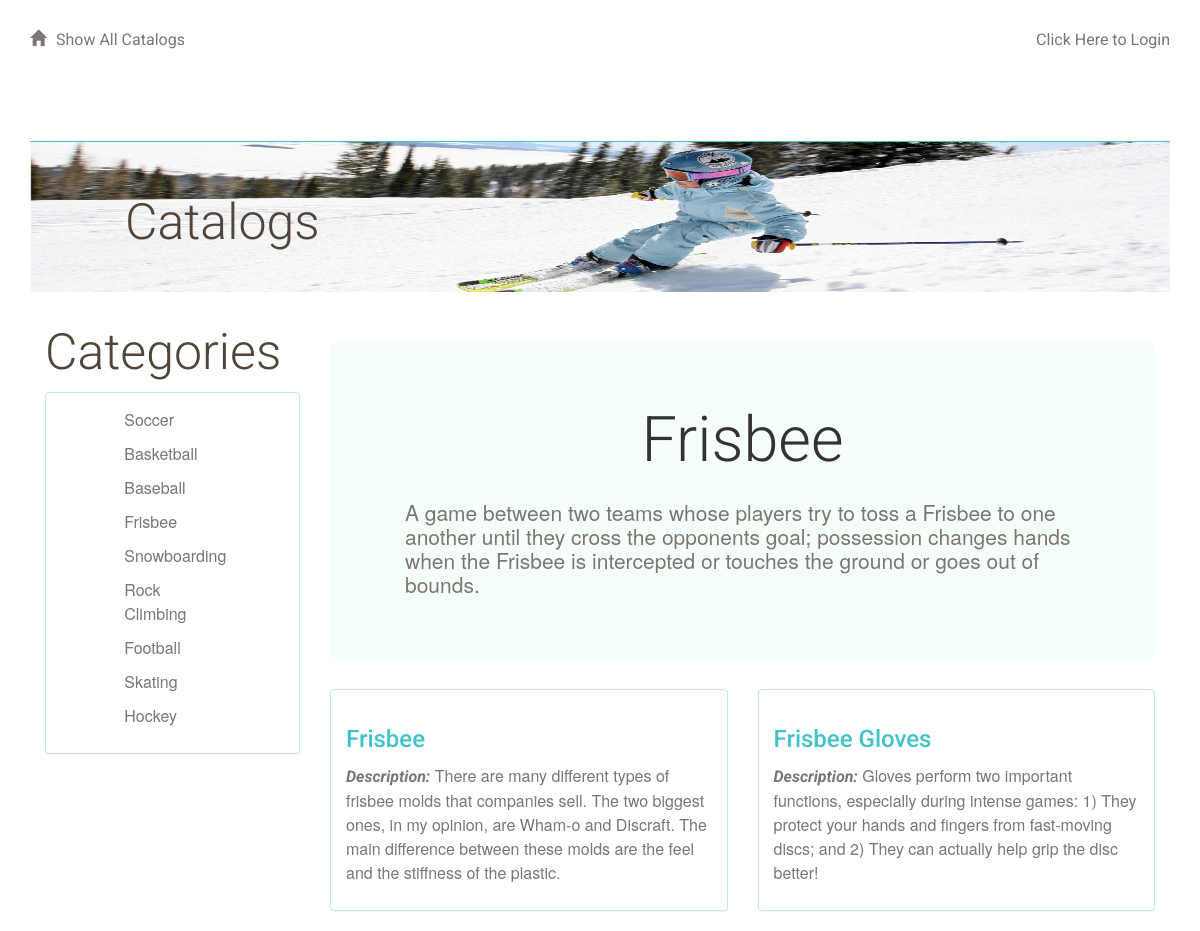
The page /catalog/4 on the database its author committed.
### database_setup.py (models this page shows, shortened)
class Catalog(Base):
    __tablename__ = 'catalog'
    id = Column(Integer, primary_key=True)
    name = Column(String(250), nullable=False)
    user_id = Column(Integer, ForeignKey('user.id'))
    user = relationship(User, cascade="delete")
    description = Column(String(250))

class CatalogItem(Base):
    __tablename__ = 'catalog_item'
    name = Column(String(80), nullable=False)
    id = Column(Integer, primary_key=True)
    description = Column(String(250))
    catalog_id = Column(Integer, ForeignKey('catalog.id'))
    catalog = relationship(Catalog, cascade="delete")
    user_id = Column(Integer, ForeignKey('user.id'))
    user = relationship(User, cascade="delete")

### application.py (the view)
@app.route('/')
@app.route('/catalog/<int:catalog_id>')
def catalogItems(catalog_id):
    catalogs = session.query(Catalog).all()
    catalog = session.query(Catalog).filter_by(id=catalog_id).one()
    items = session.query(CatalogItem).filter_by(
            catalog_id=catalog_id).all()
    creator = getUserInfo(catalog.user_id)
    if 'username' not in login_session:
        return render_template(
            'publicCatalogItem.html', catalogs=catalogs, catalog=catalog,
            catalog_id=catalog_id, items=items, ceator=creator)
    else:
        return render_template(
            'catalogitem.html', catalog=catalog, items=items,
            catalog_id=catalog_id, catalogs=catalogs, creator=creator)

### application.py (called while the page is built)
def getUserInfo(user_id):
    user = session.query(User).filter_by(id=user_id).one()
    return user

### templates/publicCatalogItem.html (shortened to what this page needs)
{% extends "main.html" %}
{% block content %}
{% include "header.html" %}
<div class = "container-fluid">
<div class = "row">
<div class = "col-md-3">
  <h1> Categories </h1>
  <div class="panel panel-info">
    <div class="panel-body">
      <div class = "row">
        <div class = "col-md-3"></div>
        <div class = "col-md-6">
          {% for i in catalogs %}
          <a href = '{{url_for('catalogItems', catalog_id = i.id)}}'>
          <p>
            {{i.name}}
          </p>
          </a>
          {% endfor %}
        </div>
        <div class = "col-md-3"></div>
      </div>
    </div>
  </div>
</div>
<div class = "col-md-9">
  <br><br>
  <div class="jumbotron">
    <div class="container-fluid">
      <h1 class = "text-center">{{ catalog.name }}</h1>
      <br>
      <p>{{catalog.description}}</p>
    </div>
  </div>
  <div class="row">
    <div class="col-md-12">
      <div class="row row-eq-height">
        {% for i in items%}
        <div class="col-md-6">
          <div class="panel panel-info">
            <div class="panel-body">
              <div class = 'itemName'>
                <a href = "{{url_for('showItemInfo', catalog_id = catalog_id,
                  catalogItem_id = i.id)}}">
                  <h2>{{i.name}}</h2>
                </a>
                <p><em>Description:</em> {{i.description}}</p>
              </div>
            </div>
          </div>
        </div>
        {% if loop.index is divisibleby 2 %}
      </div>
        {% endif %}
        {% endfor %}
    </div>
  </div>
</div>
{% endblock %}

### static/newstyles.css (style rules this page uses)
* { font-family: "Helvetica Neue Bold", Roboto, Helvetica, Arial, sans-serif; font-weight: 700; }
h1 { font-family: "Helvetica Neue Light", Roboto, Helvetica, Arial, sans-serif; font-size: 50px; color: #51453B; line-height: 60px; font-weight: 300; }
h2 { font-size: 24px; color: #42C3C9; line-height: 29px; }
p { font-family: "Helvetica Neue", Roboto, Helvetica, Arial, sans-serif; font-size: 16px; color: #7B7573; line-height: 24px; font-weight: 400; }
a { font-size: 16px; color: #0093B9; line-height: 17px; }
.jumbotron { position: relative; background: #F5FFFA; width: 100%; height: 100%; background-size: cover; overflow: hidden; }

### rows shown on the page
Catalog: name "Soccer"
Catalog: name "Basketball"
Catalog: name "Baseball"
Catalog: name "Frisbee", description "A game between two teams whose players try to toss a Frisbee to one another until they cross the opponents goal; possession changes hands when the Frisbee is intercepted or touches the ground or goes out of bounds."
Catalog: name "Snowboarding"
Catalog: name "Rock Climbing"
Catalog: name "Football"
Catalog: name "Skating"
Catalog: name "Hockey"
CatalogItem: name "Frisbee", description "There are many different types of frisbee molds that companies sell. The two biggest ones, in my opinion, are Wham-o and Discraft. The main difference between these molds are the feel and the stiffness of the plastic."
CatalogItem: name "Frisbee Gloves", description "Gloves perform two important functions, especially during intense games: 1) They protect your hands and fingers from fast-moving discs; and 2) They can actually help grip the disc better!"
